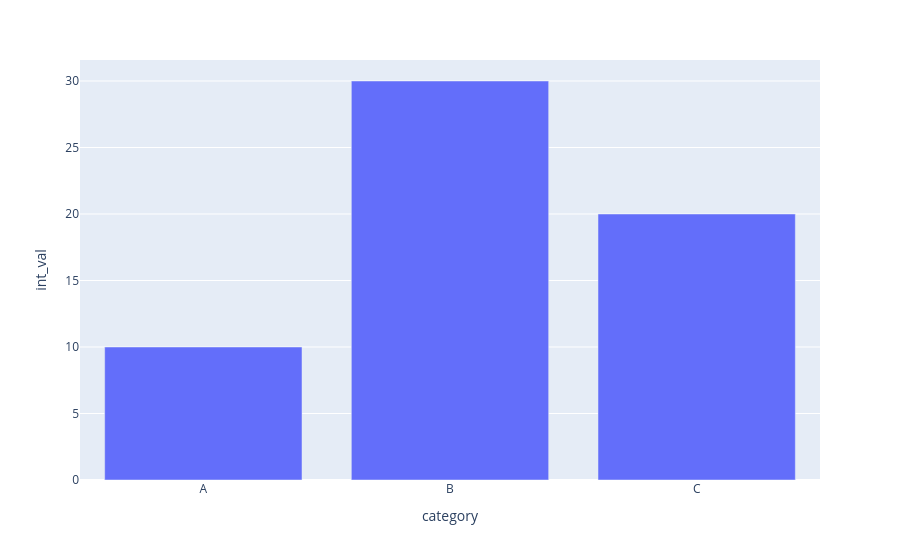

The notebook cell this image was saved under:
### Code cell
# Requires plotly
# !pip install plotly and restart

df.plot.bar(x="category", y="int_val")

### Figure 1 — Plotly figure (JSON) as saved in the notebook; plotly's stock layout.template omitted (floating-point values rounded to 4 significant figures)
{"data": [{"hovertemplate": "category=%{x}<br>int_val=%{y}<extra></extra>", "legendgroup": "", "marker": {"color": "#636efa", "pattern": {"shape": ""}}, "name": "", "orientation": "v", "showlegend": false, "textposition": "auto", "type": "bar", "x": ["A", "B", "C"], "xaxis": "x", "y": [10, 30, 20], "yaxis": "y"}], "layout": {"barmode": "relative", "legend": {"tracegroupgap": 0}, "margin": {"t": 60}, "xaxis": {"anchor": "y", "domain": [0, 1], "title": {"text": "category"}}, "yaxis": {"anchor": "x", "domain": [0, 1], "title": {"text": "int_val"}}}}
